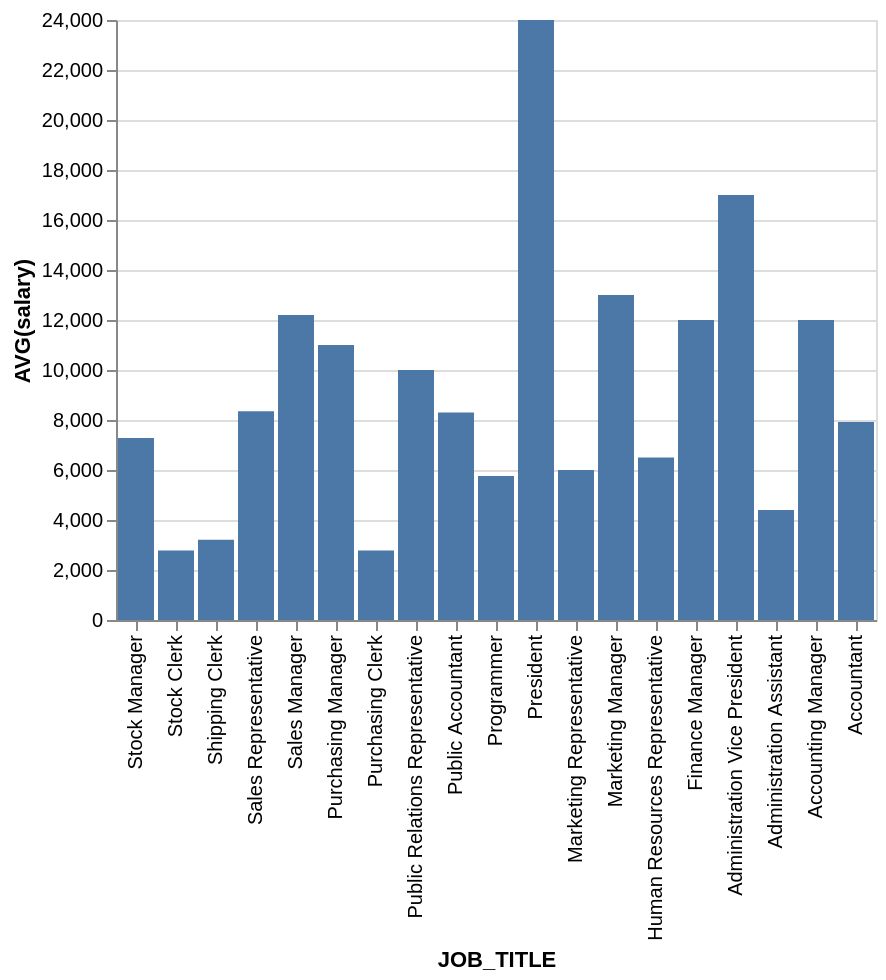

Here is the Vega-Lite specification saved for this chart:
### Vega-Lite specification from a JSON file in a GitHub repository (floating-point values rounded to 4 significant figures)
{"data": {"values": [{"x_data": "Accountant", "y_data": 7920}, {"x_data": "Accounting Manager", "y_data": 12000}, {"x_data": "Administration Assistant", "y_data": 4400}, {"x_data": "Administration Vice President", "y_data": 17000}, {"x_data": "Finance Manager", "y_data": 12000}, {"x_data": "Human Resources Representative", "y_data": 6500}, {"x_data": "Marketing Manager", "y_data": 13000}, {"x_data": "Marketing Representative", "y_data": 6000}, {"x_data": "President", "y_data": 24000}, {"x_data": "Programmer", "y_data": 5760}, {"x_data": "Public Accountant", "y_data": 8300}, {"x_data": "Public Relations Representative", "y_data": 10000}, {"x_data": "Purchasing Clerk", "y_data": 2780}, {"x_data": "Purchasing Manager", "y_data": 11000}, {"x_data": "Sales Manager", "y_data": 12200}, {"x_data": "Sales Representative", "y_data": 8350}, {"x_data": "Shipping Clerk", "y_data": 3215}, {"x_data": "Stock Clerk", "y_data": 2785}, {"x_data": "Stock Manager", "y_data": 7280}]}, "mark": "bar", "encoding": {"x": {"field": "x_data", "type": "nominal", "title": "JOB_TITLE", "sort": "descending"}, "y": {"field": "y_data", "type": "quantitative", "title": "AVG(salary)"}}}
